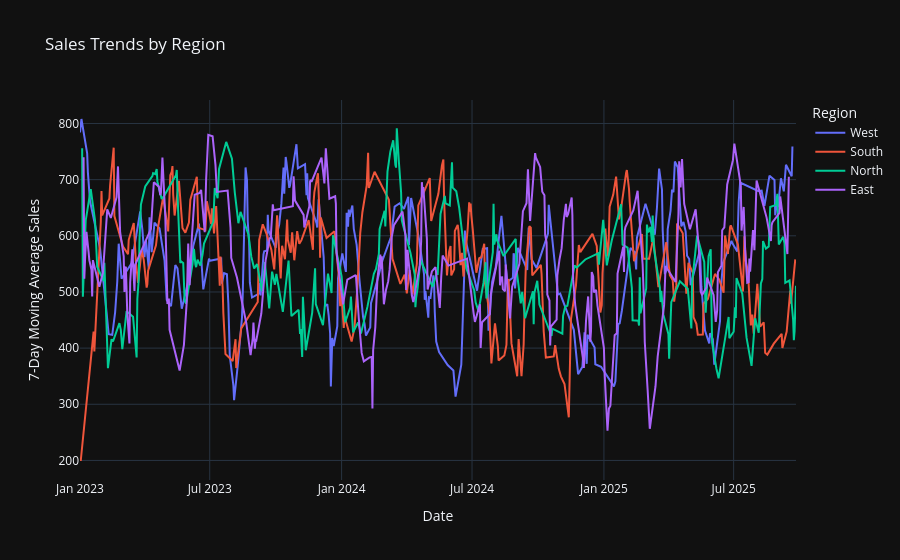

The cell this chart's notebook holds for it:
### Code cell
# Add a dark mode theme
response = agent.process_message("can you make the plot have a dark mode sort of theme?")
fig = agent.get_figure()
fig.show()

### Figure 1 — Plotly figure (JSON) as saved in the notebook; plotly's stock layout.template omitted (floating-point values rounded to 4 significant figures; data arrays with more than 128 entries replaced by an {"elided": "..."} marker saying what was removed)
{"data": [{"hovertemplate": "Region=West<br>Date=%{x}<br>7-Day Moving Average Sales=%{y}<extra></extra>", "legendgroup": "West", "line": {"color": "#636efa", "dash": "solid"}, "marker": {"symbol": "circle"}, "mode": "lines", "name": "West", "orientation": "v", "showlegend": true, "type": "scatter", "x": {"elided": "239 str values"}, "xaxis": "x", "y": {"elided": "239 float values"}, "yaxis": "y"}, {"hovertemplate": "Region=South<br>Date=%{x}<br>7-Day Moving Average Sales=%{y}<extra></extra>", "legendgroup": "South", "line": {"color": "#EF553B", "dash": "solid"}, "marker": {"symbol": "circle"}, "mode": "lines", "name": "South", "orientation": "v", "showlegend": true, "type": "scatter", "x": {"elided": "257 str values"}, "xaxis": "x", "y": {"elided": "257 float values"}, "yaxis": "y"}, {"hovertemplate": "Region=North<br>Date=%{x}<br>7-Day Moving Average Sales=%{y}<extra></extra>", "legendgroup": "North", "line": {"color": "#00cc96", "dash": "solid"}, "marker": {"symbol": "circle"}, "mode": "lines", "name": "North", "orientation": "v", "showlegend": true, "type": "scatter", "x": {"elided": "236 str values"}, "xaxis": "x", "y": {"elided": "236 float values"}, "yaxis": "y"}, {"hovertemplate": "Region=East<br>Date=%{x}<br>7-Day Moving Average Sales=%{y}<extra></extra>", "legendgroup": "East", "line": {"color": "#ab63fa", "dash": "solid"}, "marker": {"symbol": "circle"}, "mode": "lines", "name": "East", "orientation": "v", "showlegend": true, "type": "scatter", "x": {"elided": "268 str values"}, "xaxis": "x", "y": {"elided": "268 float values"}, "yaxis": "y"}], "layout": {"legend": {"title": {"text": "Region"}, "tracegroupgap": 0}, "title": {"text": "Sales Trends by Region"}, "xaxis": {"anchor": "y", "domain": [0.0, 1.0], "title": {"text": "Date"}}, "yaxis": {"anchor": "x", "domain": [0.0, 1.0], "title": {"text": "7-Day Moving Average Sales"}}}}
